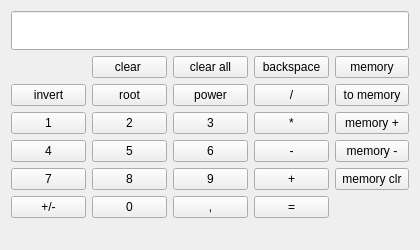
<?xml version="1.0" encoding="UTF-8"?>
<ui version="4.0">
 <class>Widget</class>
 <widget class="QWidget" name="Widget">
  <property name="geometry">
   <rect>
    <x>0</x>
    <y>0</y>
    <width>420</width>
    <height>250</height>
   </rect>
  </property>
  <property name="sizePolicy">
   <sizepolicy hsizetype="Preferred" vsizetype="Preferred">
    <horstretch>0</horstretch>
    <verstretch>0</verstretch>
   </sizepolicy>
  </property>
  <property name="minimumSize">
   <size>
    <width>420</width>
    <height>250</height>
   </size>
  </property>
  <property name="windowTitle">
   <string>Widget</string>
  </property>
  <layout class="QVBoxLayout" name="verticalLayout">
   <item>
    <widget class="QLineEdit" name="output_line_edit">
     <property name="font">
      <font>
       <pointsize>20</pointsize>
      </font>
     </property>
     <property name="alignment">
      <set>Qt::AlignRight|Qt::AlignTrailing|Qt::AlignVCenter</set>
     </property>
     <property name="readOnly">
      <bool>true</bool>
     </property>
    </widget>
   </item>
   <item>
    <layout class="QGridLayout" name="gridLayout">
     <item row="4" column="0">
      <widget class="QPushButton" name="button_7">
       <property name="text">
        <string>7</string>
       </property>
      </widget>
     </item>
     <item row="1" column="4">
      <widget class="QPushButton" name="save_to_memory_button">
       <property name="text">
        <string>to memory</string>
       </property>
      </widget>
     </item>
     <item row="4" column="4">
      <widget class="QPushButton" name="clear_memory_button">
       <property name="text">
        <string>memory clr</string>
       </property>
      </widget>
     </item>
     <item row="3" column="4">
      <widget class="QPushButton" name="subtract_from_memory_button">
       <property name="text">
        <string>memory -</string>
       </property>
      </widget>
     </item>
     <item row="5" column="1">
      <widget class="QPushButton" name="button_0">
       <property name="text">
        <string>0</string>
       </property>
      </widget>
     </item>
     <item row="1" column="3">
      <widget class="QPushButton" name="divide_button">
       <property name="text">
        <string>/</string>
       </property>
      </widget>
     </item>
     <item row="5" column="0">
      <widget class="QPushButton" name="sign_button">
       <property name="text">
        <string>+/-</string>
       </property>
      </widget>
     </item>
     <item row="1" column="0">
      <widget class="QPushButton" name="invert_button">
       <property name="text">
        <string>invert</string>
       </property>
      </widget>
     </item>
     <item row="2" column="2">
      <widget class="QPushButton" name="button_3">
       <property name="text">
        <string>3</string>
       </property>
      </widget>
     </item>
     <item row="5" column="2">
      <widget class="QPushButton" name="comma_button">
       <property name="text">
        <string>,</string>
       </property>
      </widget>
     </item>
     <item row="5" column="3">
      <widget class="QPushButton" name="equals_buttons">
       <property name="text">
        <string>=</string>
       </property>
      </widget>
     </item>
     <item row="2" column="1">
      <widget class="QPushButton" name="button_2">
       <property name="text">
        <string>2</string>
       </property>
      </widget>
     </item>
     <item row="0" column="1">
      <widget class="QPushButton" name="clear_button">
       <property name="text">
        <string>clear </string>
       </property>
      </widget>
     </item>
     <item row="0" column="4">
      <widget class="QPushButton" name="memory_button">
       <property name="text">
        <string>memory</string>
       </property>
      </widget>
     </item>
     <item row="4" column="3">
      <widget class="QPushButton" name="plus_button">
       <property name="text">
        <string>+</string>
       </property>
      </widget>
     </item>
     <item row="4" column="1">
      <widget class="QPushButton" name="button_8">
       <property name="text">
        <string>8</string>
       </property>
      </widget>
     </item>
     <item row="2" column="3">
      <widget class="QPushButton" name="multiply_button">
       <property name="text">
        <string>*</string>
       </property>
      </widget>
     </item>
     <item row="1" column="1">
      <widget class="QPushButton" name="root_button">
       <property name="text">
        <string>root</string>
       </property>
      </widget>
     </item>
     <item row="3" column="1">
      <widget class="QPushButton" name="button_5">
       <property name="text">
        <string>5</string>
       </property>
      </widget>
     </item>
     <item row="3" column="0">
      <widget class="QPushButton" name="button_4">
       <property name="text">
        <string>4</string>
       </property>
      </widget>
     </item>
     <item row="1" column="2">
      <widget class="QPushButton" name="power_button">
       <property name="text">
        <string>power</string>
       </property>
      </widget>
     </item>
     <item row="2" column="0">
      <widget class="QPushButton" name="button_1">
       <property name="text">
        <string>1</string>
       </property>
      </widget>
     </item>
     <item row="3" column="2">
      <widget class="QPushButton" name="button_6">
       <property name="text">
        <string>6</string>
       </property>
      </widget>
     </item>
     <item row="3" column="3">
      <widget class="QPushButton" name="minus_button">
       <property name="text">
        <string>-</string>
       </property>
      </widget>
     </item>
     <item row="2" column="4">
      <widget class="QPushButton" name="add_to_memory_button">
       <property name="text">
        <string>memory +</string>
       </property>
      </widget>
     </item>
     <item row="0" column="2">
      <widget class="QPushButton" name="clear_all_button">
       <property name="text">
        <string>clear all</string>
       </property>
      </widget>
     </item>
     <item row="4" column="2">
      <widget class="QPushButton" name="button_9">
       <property name="text">
        <string>9</string>
       </property>
      </widget>
     </item>
     <item row="0" column="3">
      <widget class="QPushButton" name="backspace_button">
       <property name="text">
        <string>backspace</string>
       </property>
      </widget>
     </item>
    </layout>
   </item>
   <item>
    <spacer name="verticalSpacer">
     <property name="orientation">
      <enum>Qt::Vertical</enum>
     </property>
     <property name="sizeHint" stdset="0">
      <size>
       <width>20</width>
       <height>40</height>
      </size>
     </property>
    </spacer>
   </item>
  </layout>
 </widget>
 <resources/>
 <connections/>
</ui>
